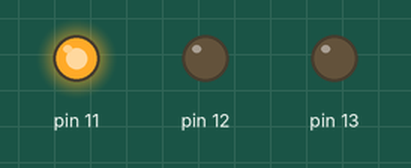
Recording of a sketch running on a simulated Arduino Uno, built with avr-gcc and run on an emulated ATmega328P. On the bench: output pins drawn as LEDs (lit = HIGH).

Above: at 0.05 s.
At 0.75 s:
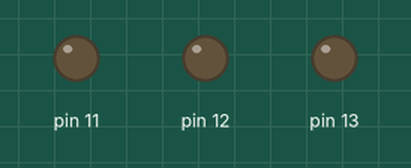
At 1.45 s:
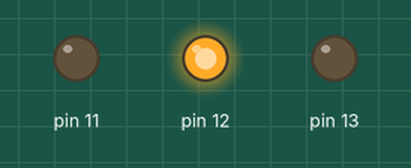
At 2.85 s:
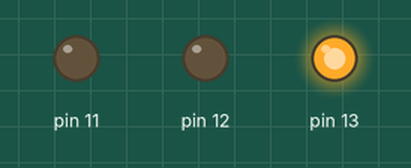
Timing chart, 0 to 3.1 s (numbered marks = the images above):
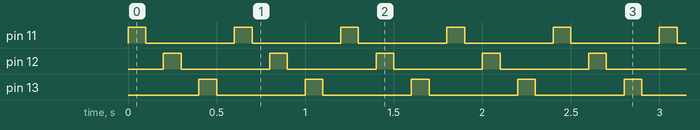

Measured:
- by itself, pin 11–13: alternates HIGH for 0.10 s and LOW for 0.50 s

The sketch:

Blink.ino
```cpp
/*
  Blink
  Turns on an LED on for one second, then off for one second, repeatedly.
*/


// the setup function runs once when you press reset or power the board
void setup() {
  // initialize digital pin LED_BUILTIN as an output.
  pinMode(13, OUTPUT);
  pinMode(12,OUTPUT);
  pinMode(11,OUTPUT);
}

// the loop function runs over and over again forever
void loop() {
  int i;
  for(i=0;i<3;i++){
    digitalWrite(11+i, HIGH);   // turn the LED on (HIGH is the voltage level)
    delay(100);                       // wait for a second
    digitalWrite(11+i, LOW);    // turn the LED off by making the voltage LOW
    delay(100);
  }
}
```
